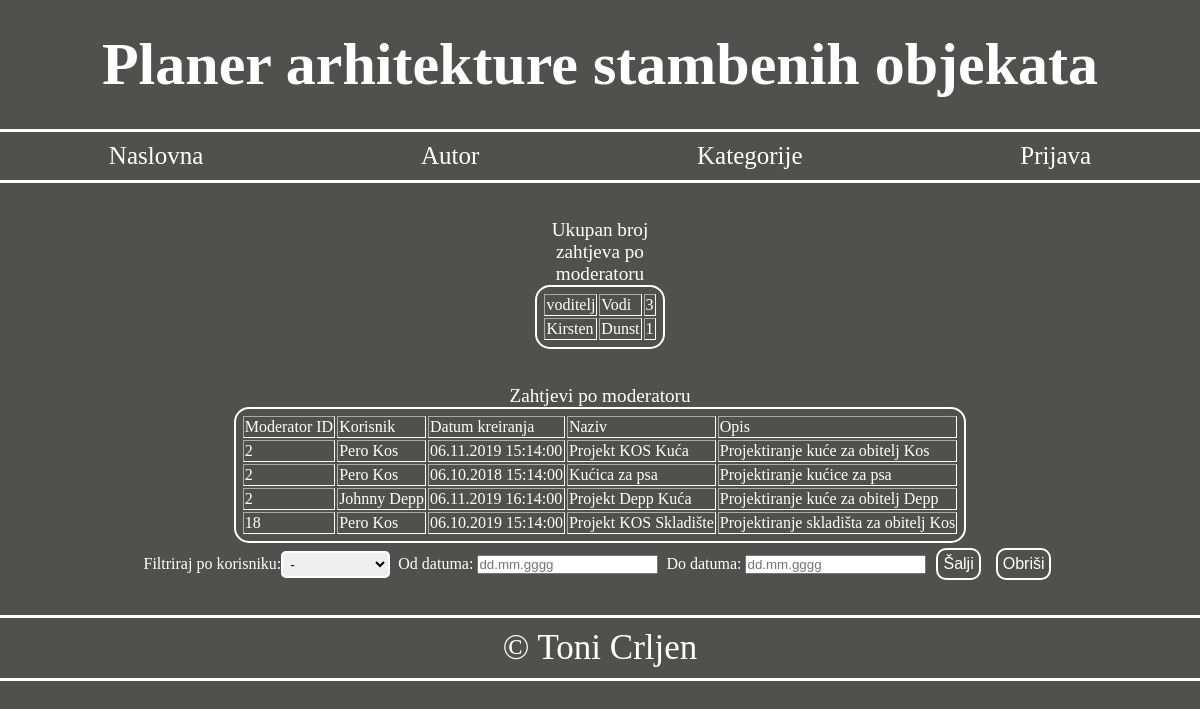
The page /zahtjevi_po_moderatoru.php on the database its author committed.
### tables this page shows
CREATE TABLE IF NOT EXISTS `projekt` (
  `projekt_id` INT(10) NOT NULL AUTO_INCREMENT,
  `korisnik_id` INT(10) NOT NULL,
  `moderator_id` INT(10) NOT NULL,
  `datum_vrijeme_kreiranja` DATETIME NOT NULL,
  `naziv` VARCHAR(45) NULL,
  `opis` TEXT NULL,
  `zakljucan` TINYINT(1) NOT NULL,
  INDEX `fk_tvrtka_has_korisnik_korisnik1_idx` (`korisnik_id` ASC),
  PRIMARY KEY (`projekt_id`),
  INDEX `fk_projekt_korisnik1_idx` (`moderator_id` ASC),
  CONSTRAINT `fk_tvrtka_has_korisnik_korisnik1`
    FOREIGN KEY (`korisnik_id`)
    REFERENCES `korisnik` (`korisnik_id`)
    ON DELETE NO ACTION
    ON UPDATE NO ACTION,
  CONSTRAINT `fk_projekt_korisnik1`
    FOREIGN KEY (`moderator_id`)
    REFERENCES `korisnik` (`korisnik_id`)
    ON DELETE NO ACTION
    ON UPDATE NO ACTION);

CREATE TABLE IF NOT EXISTS `korisnik` (
  `korisnik_id` INT(10) NOT NULL AUTO_INCREMENT,
  `tip_id` INT(10) NOT NULL,
  `korisnicko_ime` VARCHAR(50) NOT NULL,
  `lozinka` VARCHAR(50) NOT NULL,
  `ime` VARCHAR(50) NULL,
  `prezime` VARCHAR(50) NULL,
  `email` VARCHAR(50) NULL,
  `slika` TEXT NULL,
  PRIMARY KEY (`korisnik_id`),
  INDEX `fk_korisnik_tip_korisnika_idx` (`tip_id` ASC),
  CONSTRAINT `fk_korisnik_tip_korisnika`
    FOREIGN KEY (`tip_id`)
    REFERENCES `tip_korisnika` (`tip_id`)
    ON DELETE NO ACTION
    ON UPDATE NO ACTION);

### baza.php (called while the page is built, shortened)
<?php
function izvrsiUpit($veza, $upit){
	$rezultat = mysqli_query($veza,$upit);
	return $rezultat;
}
?>

### zahtjevi_po_moderatoru.php (the view, shortened to what this page needs)
<?php
	require_once("zaglavlje.php");
	require_once("meni.php") ;
	require_once("baza.php");
	$veza = spojiSeNaBazu();
    if (!empty($_POST["doDatuma"])) { $doDatuma = date("Y-m-d H:i:s", strtotime($_POST["doDatuma"])); }
    else {
        $do = "31.12.2022 23:59:00";
        $doDatuma = date("Y-m-d H:i:s", strtotime($do)) ;}
    if (!empty($_POST["odDatuma"])) $odDatuma = date("Y-m-d H:i:s", strtotime($_POST["odDatuma"]));
    else  {
        $od = "01.01.2018 00:00:00";
        $odDatuma = date("Y-m-d H:i:s", strtotime($od));}
    $sql = "SELECT projekt.korisnik_id, projekt.moderator_id, projekt.datum_vrijeme_kreiranja, projekt.naziv, projekt.opis,
    korisnik.ime, korisnik.prezime
    FROM projekt
    INNER JOIN korisnik ON projekt.korisnik_id = korisnik.korisnik_id
    WHERE ";
    $sql = $sql. "datum_vrijeme_kreiranja BETWEEN '{$odDatuma}' AND '{$doDatuma}' ";
    $rs = izvrsiUpit($veza, $sql);
    $upit = "SELECT korisnik.ime, korisnik.prezime, COUNT(projekt.moderator_id) as broj_zahtjeva FROM projekt, korisnik
    WHERE projekt.moderator_id=korisnik.korisnik_id
    GROUP BY projekt.moderator_id;";
    $rezUkBr = izvrsiUpit($veza, $upit);
    echo "<br><br><table class=\"tablica\" border=1>
    <caption>Ukupan broj zahtjeva po moderatoru</caption>";
    while ($red = mysqli_fetch_array($rezUkBr)){
        echo "<tr>
                <td>{$red['ime']}</td>
                <td>{$red['prezime']}</td>
                <td>{$red['broj_zahtjeva']}</td>
            </tr>";
    }
    echo "</table><br><br>";
    echo '<table class="tablica" border=1>
        <tr>
        <td>Moderator ID</td>
        <td>Korisnik</td>
        <td>Datum kreiranja</td>
        <td>Naziv</td>
        <td>Opis</td>
        </tr>';
    echo "<caption>Zahtjevi po moderatoru</caption>";
    while ($red = mysqli_fetch_array($rs)) {
        $d = date('d.m.Y H:i:s', strtotime($red["datum_vrijeme_kreiranja"]));
        echo "<tr><td>{$red["moderator_id"]}</td><td>{$red["ime"]} {$red["prezime"]}</td></td><td>$d</td><td>{$red["naziv"]}</td><td>{$red["opis"]}</td></tr>";
    }
    echo '</table>';
?>
<form class="forma-kategorija" id=form1 method=post name="form1" action="<?php echo $_SERVER["PHP_SELF"]?>">
<p>Filtriraj po korisniku:</p>
<select name="korisnik">
    <option value='-1'>-</option>
</select>
    <p>&nbsp Od datuma: <input name="odDatuma" placeholder="dd.mm.gggg"></p><br>
    <p>&nbsp Do datuma: <input name="doDatuma" placeholder="dd.mm.gggg"></p><br>
    <input class="forma-gumb" type="submit" name="submit" value="Šalji">
    <input class="forma-gumb" type="reset" name="reset" value="Obriši">
</form>
<?php
	require_once("podnozje.php");
?>

### stil.css (style rules this page uses)
* { margin:0; padding:0; color: white; }
body { background-color: #50514F; }
.tablica { margin: 0 auto; border: 2px solid white; padding: 5px; border-radius: 15px; }
td { padding: 1px; }
caption { font-size: 120%; }
input { color: black; }
select { color: black; padding: 3px; border: 2px solid white; border-radius: 5px; }
option { color: black; }
.forma-kategorija { display: flex; justify-content: center; align-items: center; }
.forma-gumb { color: white; background-color: transparent; margin: 5px; padding: 5px; font-size: 16px; border: 2px solid white; border-radius: 10px; cursor: pointer; margin-left: 10px; }

### rows shown on the page
projekt: moderator "2", korisnik.ime "Pero", korisnik.prezime "Kos", datum_vrijeme_kreiranja "06.11.2019 15:14:00", naziv "Projekt KOS Kuća", opis "Projektiranje kuće za obitelj Kos"
projekt: moderator "2", korisnik.ime "Pero", korisnik.prezime "Kos", datum_vrijeme_kreiranja "06.10.2018 15:14:00", naziv "Kućica za psa", opis "Projektiranje kućice za psa"
projekt: moderator "2", korisnik.ime "Johnny", korisnik.prezime "Depp", datum_vrijeme_kreiranja "06.11.2019 16:14:00", naziv "Projekt Depp Kuća", opis "Projektiranje kuće za obitelj Depp"
projekt: moderator "18", korisnik.ime "Pero", korisnik.prezime "Kos", datum_vrijeme_kreiranja "06.10.2019 15:14:00", naziv "Projekt KOS Skladište", opis "Projektiranje skladišta za obitelj Kos"

### other values the page prints
$red['ime'] "voditelj"
$red['prezime'] "Vodi"
$red['broj_zahtjeva'] "3"
$red['ime'] "Kirsten"
$red['prezime'] "Dunst"
$red['broj_zahtjeva'] "1"
